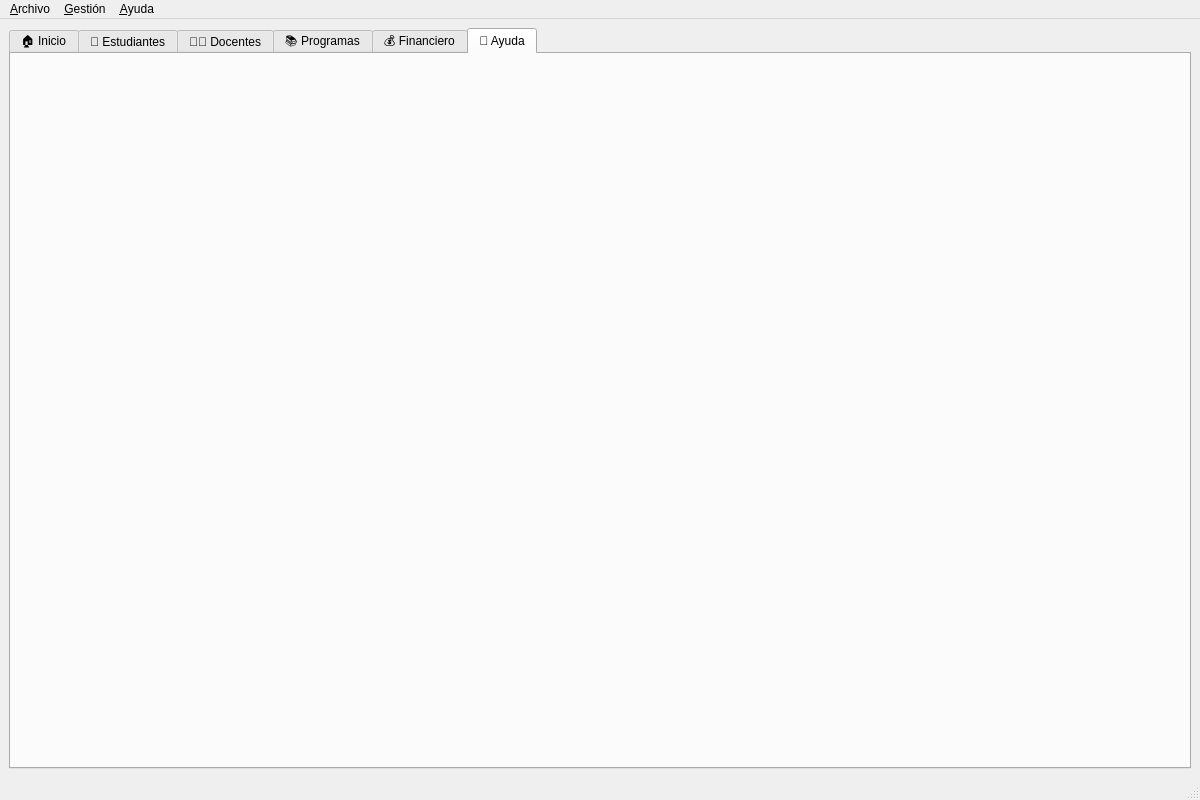
<?xml version="1.0" encoding="UTF-8"?>
<ui version="4.0">
 <class>MainWindow</class>
 <widget class="QMainWindow" name="MainWindow">
  <property name="geometry">
   <rect>
    <x>0</x>
    <y>0</y>
    <width>1200</width>
    <height>800</height>
   </rect>
  </property>
  <property name="windowTitle">
   <string>FormaGestPro - Sistema de Gestión Académica</string>
  </property>
  <widget class="QWidget" name="centralwidget">
   <layout class="QVBoxLayout" name="verticalLayout">
    <item>
     <widget class="QTabWidget" name="tabWidget">
      <property name="currentIndex">
       <number>5</number>
      </property>
      <widget class="QWidget" name="tabDashboard">
       <attribute name="title">
        <string>🏠 Inicio</string>
       </attribute>
      </widget>
      <widget class="QWidget" name="tabEstudiantes">
       <attribute name="title">
        <string>👤 Estudiantes</string>
       </attribute>
      </widget>
      <widget class="QWidget" name="tabDocentes">
       <attribute name="title">
        <string>👨‍🏫 Docentes</string>
       </attribute>
      </widget>
      <widget class="QWidget" name="tabProgramas">
       <attribute name="title">
        <string>📚 Programas</string>
       </attribute>
      </widget>
      <widget class="QWidget" name="tabFinanciero">
       <attribute name="title">
        <string>💰 Financiero</string>
       </attribute>
      </widget>
      <widget class="QWidget" name="tabAyuda">
       <attribute name="title">
        <string>🔧 Ayuda</string>
       </attribute>
      </widget>
     </widget>
    </item>
   </layout>
  </widget>
  <widget class="QMenuBar" name="menubar">
   <property name="geometry">
    <rect>
     <x>0</x>
     <y>0</y>
     <width>1200</width>
     <height>22</height>
    </rect>
   </property>
   <widget class="QMenu" name="menuArchivo">
    <property name="title">
     <string>&amp;Archivo</string>
    </property>
    <addaction name="actionSalir"/>
   </widget>
   <widget class="QMenu" name="menuGestion">
    <property name="title">
     <string>&amp;Gestión</string>
    </property>
    <addaction name="actionEstudiantes"/>
    <addaction name="actionDocentes"/>
    <addaction name="actionProgramas"/>
    <addaction name="actionFinanciero"/>
   </widget>
   <widget class="QMenu" name="menuAyuda">
    <property name="title">
     <string>&amp;Ayuda</string>
    </property>
    <addaction name="actionAcerca_de"/>
    <addaction name="actionManual"/>
   </widget>
   <addaction name="menuArchivo"/>
   <addaction name="menuGestion"/>
   <addaction name="menuAyuda"/>
  </widget>
  <widget class="QStatusBar" name="statusbar"/>
  <action name="actionSalir">
   <property name="text">
    <string>&amp;Salir</string>
   </property>
   <property name="shortcut">
    <string>Ctrl+Q</string>
   </property>
  </action>
  <action name="actionEstudiantes">
   <property name="text">
    <string>&amp;Estudiantes</string>
   </property>
   <property name="shortcut">
    <string>Ctrl+E</string>
   </property>
  </action>
  <action name="actionDocentes">
   <property name="text">
    <string>&amp;Docentes/Tutores</string>
   </property>
   <property name="shortcut">
    <string>Ctrl+D</string>
   </property>
  </action>
  <action name="actionProgramas">
   <property name="text">
    <string>&amp;Programas Académicos</string>
   </property>
   <property name="shortcut">
    <string>Ctrl+P</string>
   </property>
  </action>
  <action name="actionFinanciero">
   <property name="text">
    <string>&amp;Financiero</string>
   </property>
   <property name="shortcut">
    <string>Ctrl+F</string>
   </property>
  </action>
  <action name="actionAcerca_de">
   <property name="text">
    <string>&amp;Acerca de</string>
   </property>
  </action>
  <action name="actionManual">
   <property name="text">
    <string>&amp;Manual de usuario</string>
   </property>
  </action>
 </widget>
 <resources/>
 <connections/>
</ui>
